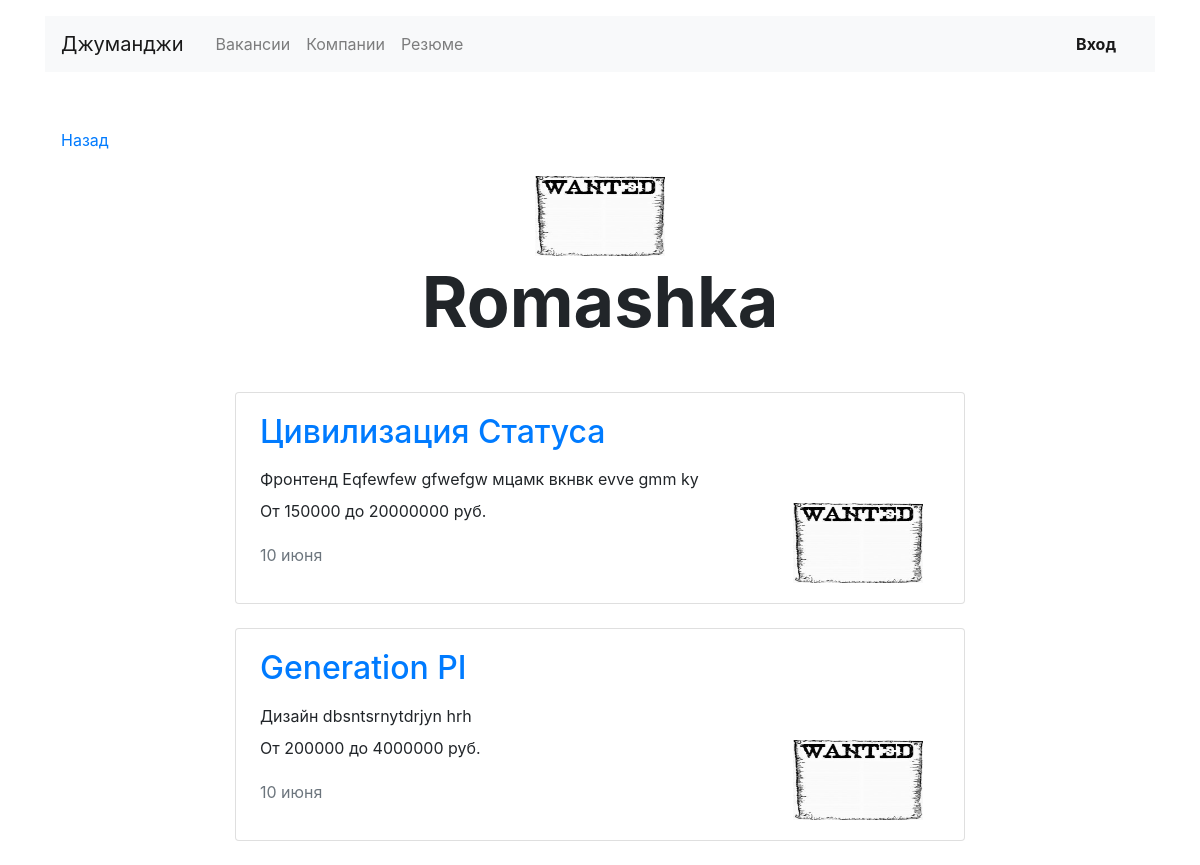
/companies/18/, run on the app's committed database.
### vacancy/models.py (models this page shows, shortened)
class Company(models.Model):
    name = models.CharField(max_length=100, verbose_name="Название")
    location = models.CharField(max_length=30, verbose_name="Город")
    logo = models.ImageField(upload_to='company_images', blank=True)
    description = models.TextField(verbose_name="Информация")
    employee_count = models.IntegerField(verbose_name="Количество персонала", default=1)
    owner = models.OneToOneField(User, verbose_name="Владелец", related_name="company", on_delete=models.CASCADE,
                                 default=None, null=True, blank=True)

class Vacancy(models.Model):
    title = models.CharField(max_length=50, verbose_name="Название вакансии")
    speciality = models.ForeignKey(Speciality, related_name="vacancies", on_delete=models.PROTECT, null=True,
                                   blank=True)
    company = models.ForeignKey(Company, related_name="vacancies", on_delete=models.PROTECT, null=True, blank=True)
    skills = models.TextField("Требуемые навыки")
    description = models.TextField(verbose_name="Описание вакансии")
    salary_min = models.IntegerField(verbose_name="Зарплата от")
    salary_max = models.IntegerField(verbose_name="Зарплата до")
    published_at = models.DateTimeField(default=timezone.now)

class Speciality(models.Model):
    code = models.CharField(max_length=20, unique=True)
    title = models.CharField(max_length=20)
    picture = models.ImageField(upload_to='MEDIA_SPECIALITY_IMAGE_DIR', blank=True)

### vacancy/views.py (the view)
# urls.py: path('companies/<int:pk>/', CompanyView.as_view(), name='company_id'),
class CompanyView(View):
    def get(self, request, pk):
        get_url = self.request.META.get('HTTP_REFERER', '/')
        request.session['return_path'] = self.request.get_full_path()
        company = get_object_or_404(Company, pk=pk)
        context = {'company': company,
                   'vacancies': company.vacancies.all(),
                   'get_url': get_url}
        return render(request, 'company/company.html', context)

### templates/company/company.html
{% extends 'vacancies/base.html' %}
{% block content %}
    <main class="container mt-3">
        <div class="navbar mt-5">
            <p><a href={{ get_url }}>Назад</a></p>
        </div>
        <section>
            {% if company.logo %}
            <div class="text-center">
                <img src="{{ company.logo.url}}" width="130" height="80" alt="">
            </div>
            {% else %}
                <img src="https://place-hold.it/130x80" width="130" height="80" alt="">
            {% endif %}
            <h1 class="h1 text-center mx-auto mt-0 pt-1" style="font-size: 70px;"><strong>{{ company.name }}</strong>
            </h1>
            <div class="row mt-5">
                <div class="col-12 col-lg-8 offset-lg-2 m-auto">
                    {% for vacancy in vacancies %}
                        <div class="card mb-4">
                            <div class="card-body px-4">
                                <div class="row">
                                    <div class="col-12 col-md-8 col-lg-9">
                                        <a href="/vacancies/{{ vacancy.id }}"><h2
                                                class="h2 pb-2">{{ vacancy.title }}</h2></a>
                                        <p class="mb-2">{{ vacancy.speciality.title }} {{ vacancy.skills }}</p>
                                        <p>От {{ vacancy.salary_min }} до {{ vacancy.salary_max }} руб.</p>
                                        <p class="text-muted pt-1">{{ vacancy.published_at|date:"j E" }}</p>
                                    </div>
                                    {% if company.logo %}
                                        <div class="col-12 col-md-4 col-lg-3 d-flex align-items-end">
                                            <img src="{{ company.logo.url }}" width="130" height="80" alt="">
                                        </div>
                                    {% else %}
                                        <div class="col-12 col-md-4 col-lg-3 d-flex align-items-end">
                                            <img src="https://place-hold.it/130x80" width="130" height="80" alt="">
                                        </div>
                                    {% endif %}
                                </div>
                            </div>
                        </div>
                    {% endfor %}
                </div>
            </div>
        </section>
    </main>
{% endblock %}

### data on the page
Company: logo (picture), name "Romashka"
Vacancy: title "Цивилизация Статуса", speciality "Фронтенд", skills "Eqfewfew gfwefgw мцамк вкнвк evve gmm ky", salary_min "150000", salary_max "20000000", published_at "10 июня", logo (picture)
Vacancy: title "Generation PI", speciality "Дизайн", skills "dbsntsrnytdrjyn hrh", salary_min "200000", salary_max "4000000", published_at "10 июня", logo (picture)
